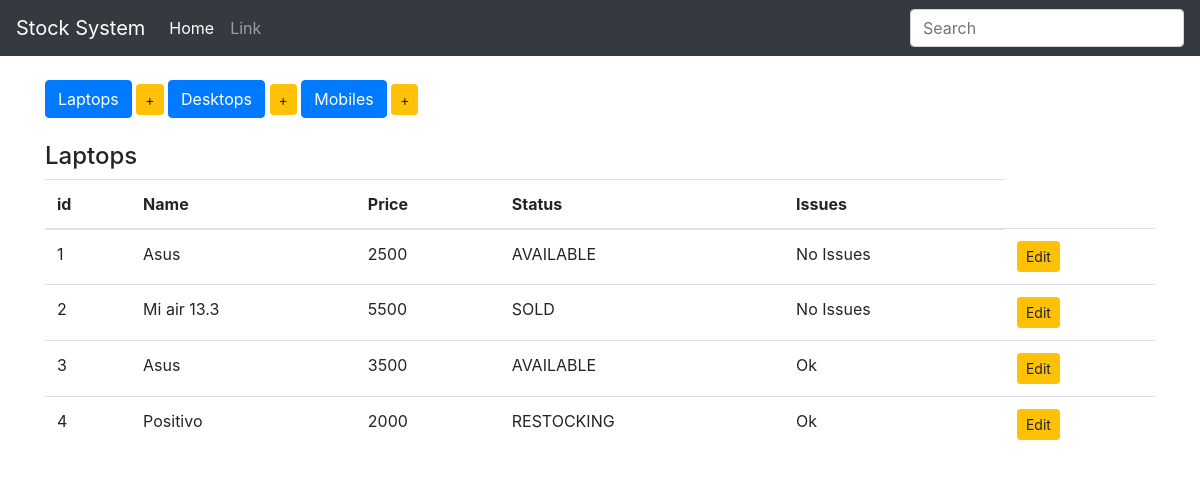
Page /show_laptops on the earlier database version.
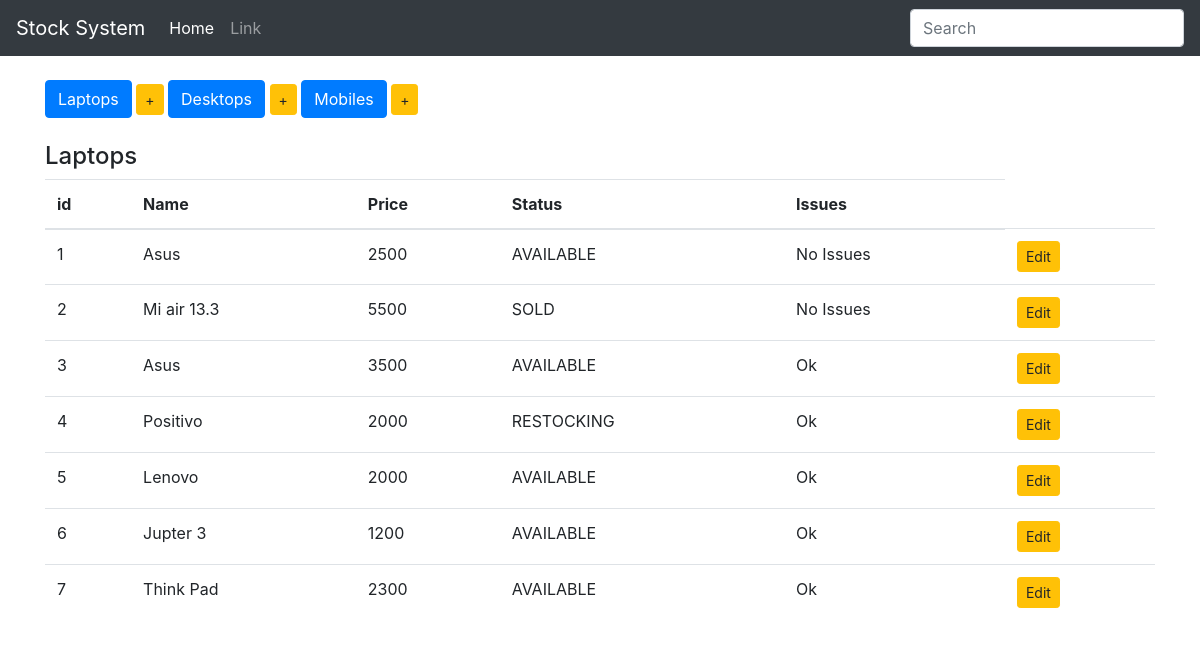
Same page on the later database version.
### StockApp/models.py (models this page shows, shortened)
class Product(models.Model):
    name = models.CharField(max_length=100, blank=False)
    price = models.IntegerField()
    choices = (
        ('AVAILABLE', 'Ready to Purchase'),
        ('SOLD', 'Item Sold'),
        ('RESTOCKING', 'Under Restocking')
    )
    status = models.CharField(max_length=10, choices=choices, default='AVAILABLE')
    issues = models.CharField(max_length=100, default='Ok')
    class Meta:
        abstract = True

class Laptop(Product):
    pass

### StockApp/views.py (the view)
# urls.py: url(r'^show_laptops$', show_laptops, name='show_laptops'),
def show_laptops(request):
    items = Laptop.objects.all()
    context = {
        'items': items,
        'header': 'Laptops'
    }
    return render(request, 'index.html', context)

### StockApp/templates/index.html
{% extends 'base.html' %}
{% block body %}
    <br>
    <div class="button-group">
        <a href="{% url 'show_laptops' %}" class="btn btn-primary btn-md" role="button"> Laptops</a>
        <a href="{% url 'add_laptop' %}" class="btn btn-warning btn-sm" role="button"> +</a>
        <a href="{% url 'show_desktops' %}" class="btn btn-primary btn-md" role="button"> Desktops</a>
        <a href="{% url 'add_desktop' %}" class="btn btn-warning btn-sm" role="button"> +</a>
        <a href="{% url 'show_mobiles' %}" class="btn btn-primary btn-md" role="button"> Mobiles</a>
        <a href="{% url 'add_mobile' %}" class="btn btn-warning btn-sm" role="button"> +</a>
    </div>
    <br>
    <h4>{{ header }}</h4>
    <table class="table table-hover">
        <thead>
        <tr>
            <th>id</th>
            <th>Name</th>
            <th>Price</th>
            <th>Status</th>
            <th>Issues</th>
        </tr>
        </thead>
        <tbody>
        {% for item in items %}
            <tr>
                <td>{{ item.pk }}</td>
                <td>{{ item.name }}</td>
                <td>{{ item.price }}</td>
                <td>{{ item.status }}</td>
                <td>{{ item.issues }}</td>
                <td>
                    <a href="#" class="btn btn-warning btn-sm" role="button">Edit</a>
                </td>
            </tr>
        {% endfor %}
        </tbody>
    </table>
{% endblock %}

### StockApp/templates/base.html (shortened to what this page needs)
{% load static %}
<!DOCTYPE html>
<html lang="en">
<head>
</head>
<link rel="stylesheet" href="{% static '/css/style.css' %}">
<link rel="stylesheet" href="{% static '/css/bootstrap.min.css' %}">
<body>
<nav class="navbar navbar-expand navbar-dark bg-dark">
    <a class="navbar-brand" href="#">Stock System</a>
    <div class="collapse navbar-collapse" id="navbarsExample02">
        <ul class="navbar-nav mr-auto">
            <li class="nav-item active">
                <a class="nav-link" href="#">Home <span class="sr-only">(current)</span></a>
            </li>
            <li class="nav-item">
                <a class="nav-link" href="#">Link</a>
            </li>
        </ul>
        <form class="form-inline my-2 my-md-0">
            <input class="form-control" type="text" placeholder="Search">
        </form>
    </div>
</nav>
<div class="container">
    {% block body %}
    {% endblock %}
</div>
</body>
</html>

Differences in the rows shown:
added Laptop: pk "5", name "Lenovo", price "2000", status "AVAILABLE", issues "Ok"
added Laptop: pk "6", name "Jupter 3", price "1200", status "AVAILABLE", issues "Ok"
added Laptop: pk "7", name "Think Pad", price "2300", status "AVAILABLE", issues "Ok"
